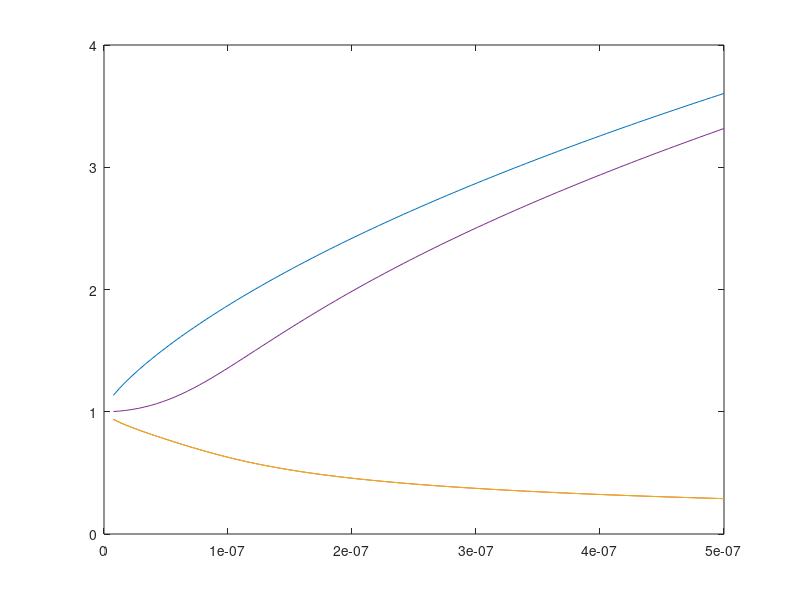

This chart was generated by the following MATLAB code:


R = 500e-9;

multiplier = 1;

R = R/multiplier;

% R = 160e-9;
h = 20e-9;
Ms = 490e3;
Aex = 1.05e-11;
mu0 = 4*pi*1e-7;

gamma = 1.760859e11;
alpha = 0.03;
CD = 2;

fRes = 337e6;
omega = fRes*2*pi;

a1 = 1.904;
a2 = -3.406;
a3 = 3.5;

b1 = -0.3082;
b2 = 1.61;
b3 = -0.5507;

p1 = 1.465e-27;
p2 = -1.963e-24;

Ku = -(0:0.1:10)*1e3;

% c = 1:0.001:1.5;

%%

Rmax = R;
A = Aex;

lexc = sqrt(2*Aex/(mu0*Ms^2));
rcore = 0.68*lexc*(h/lexc)^(1/3);

r = linspace(rcore,R,100);

K = -3000;

m = 2*K*r.^2/A;

sol1 = sqrt((-1/2)+(-1/2).*3.^(-1/2).*(3+(-2).*m+m.^2.*(54.*m+m.^3+6.*3.^(1/2) ...
  .*(27.*m.^2+m.^4).^(1/2)).^(-1/3)+(54.*m+m.^3+6.*3.^(1/2).*(27.* ...
  m.^2+m.^4).^(1/2)).^(1/3)).^(1/2)+(-1/2).*(2+(-4/3).*m+(-1/3).* ...
  m.^2.*(54.*m+m.^3+6.*3.^(1/2).*(27.*m.^2+m.^4).^(1/2)).^(-1/3)+( ...
  -1/3).*(54.*m+m.^3+6.*3.^(1/2).*(27.*m.^2+m.^4).^(1/2)).^(1/3)+( ...
  -1/4).*3.^(1/2).*(8+8.*m).*(3+(-2).*m+m.^2.*(54.*m+m.^3+6.*3.^( ...
  1/2).*(27.*m.^2+m.^4).^(1/2)).^(-1/3)+(54.*m+m.^3+6.*3.^(1/2).*( ...
  27.*m.^2+m.^4).^(1/2)).^(1/3)).^(-1/2)).^(1/2));

sol2 = sqrt((-1/2)+(-1/2).*3.^(-1/2).*(3+(-2).*m+m.^2.*(54.*m+m.^3+6.*3.^(1/2) ...
  .*(27.*m.^2+m.^4).^(1/2)).^(-1/3)+(54.*m+m.^3+6.*3.^(1/2).*(27.* ...
  m.^2+m.^4).^(1/2)).^(1/3)).^(1/2)+(1/2).*(2+(-4/3).*m+(-1/3).* ...
  m.^2.*(54.*m+m.^3+6.*3.^(1/2).*(27.*m.^2+m.^4).^(1/2)).^(-1/3)+( ...
  -1/3).*(54.*m+m.^3+6.*3.^(1/2).*(27.*m.^2+m.^4).^(1/2)).^(1/3)+( ...
  -1/4).*3.^(1/2).*(8+8.*m).*(3+(-2).*m+m.^2.*(54.*m+m.^3+6.*3.^( ...
  1/2).*(27.*m.^2+m.^4).^(1/2)).^(-1/3)+(54.*m+m.^3+6.*3.^(1/2).*( ...
  27.*m.^2+m.^4).^(1/2)).^(1/3)).^(-1/2)).^(1/2));

sol3 = sqrt((-1/2)+(1/2).*3.^(-1/2).*(3+(-2).*m+m.^2.*(54.*m+m.^3+6.*3.^(1/2) ...
  .*(27.*m.^2+m.^4).^(1/2)).^(-1/3)+(54.*m+m.^3+6.*3.^(1/2).*(27.* ...
  m.^2+m.^4).^(1/2)).^(1/3)).^(1/2)+(-1/2).*(2+(-4/3).*m+(-1/3).* ...
  m.^2.*(54.*m+m.^3+6.*3.^(1/2).*(27.*m.^2+m.^4).^(1/2)).^(-1/3)+( ...
  -1/3).*(54.*m+m.^3+6.*3.^(1/2).*(27.*m.^2+m.^4).^(1/2)).^(1/3)+( ...
  1/4).*3.^(1/2).*(8+8.*m).*(3+(-2).*m+m.^2.*(54.*m+m.^3+6.*3.^(1/2) ...
  .*(27.*m.^2+m.^4).^(1/2)).^(-1/3)+(54.*m+m.^3+6.*3.^(1/2).*(27.* ...
  m.^2+m.^4).^(1/2)).^(1/3)).^(-1/2)).^(1/2));

sol4 = sqrt((-1/2)+(1/2).*3.^(-1/2).*(3+(-2).*m+m.^2.*(54.*m+m.^3+6.*3.^(1/2) ...
  .*(27.*m.^2+m.^4).^(1/2)).^(-1/3)+(54.*m+m.^3+6.*3.^(1/2).*(27.* ...
  m.^2+m.^4).^(1/2)).^(1/3)).^(1/2)+(1/2).*(2+(-4/3).*m+(-1/3).* ...
  m.^2.*(54.*m+m.^3+6.*3.^(1/2).*(27.*m.^2+m.^4).^(1/2)).^(-1/3)+( ...
  -1/3).*(54.*m+m.^3+6.*3.^(1/2).*(27.*m.^2+m.^4).^(1/2)).^(1/3)+( ...
  1/4).*3.^(1/2).*(8+8.*m).*(3+(-2).*m+m.^2.*(54.*m+m.^3+6.*3.^(1/2) ...
  .*(27.*m.^2+m.^4).^(1/2)).^(-1/3)+(54.*m+m.^3+6.*3.^(1/2).*(27.* ...
  m.^2+m.^4).^(1/2)).^(1/3)).^(-1/2)).^(1/2));



%%
plot(r,abs(sol1))
hold on
plot(r,abs(sol2))
plot(r,abs(sol3))
plot(r,abs(sol4))